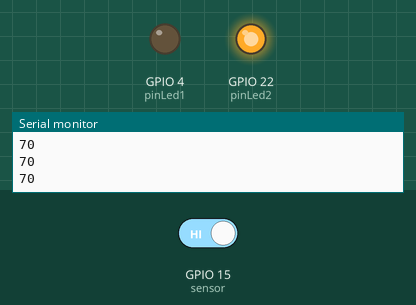
This sketch was run on a simulated ESP32. Shown: output pins drawn as LEDs (lit = HIGH), the last lines printed to the serial monitor. The test bench sets the inputs (shaded band); at power-on: GPIO 15 (sensor) HIGH.

Above: at 1.2 s.
1.3 s: GPIO 15 (sensor) driven LOW
At 1.6 s:
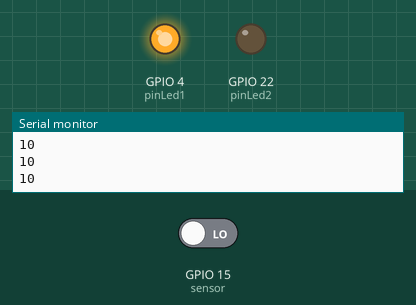
2.8 s: GPIO 15 (sensor) driven HIGH
At 4.0 s:
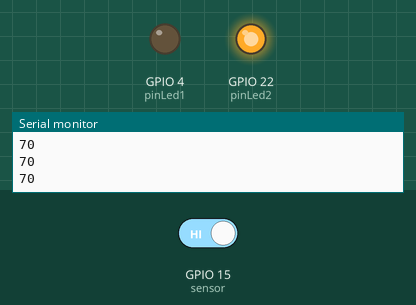
Timing chart, 0 to 5.8 s (numbered marks = the images above; inputs shaded):
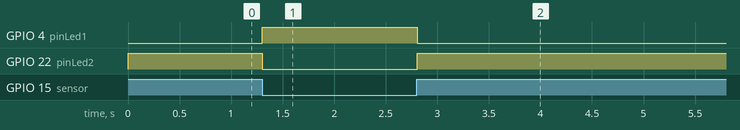

The sketch:

pinoToch.ino
```cpp
const int sensor = T3; //GPIO 15
const int pinLed1 = 4;
const int pinLed2 = 22;

void setup() {
  Serial.begin(115200);
  pinMode(pinLed1, OUTPUT);
  pinMode(pinLed2, OUTPUT);
}

void loop() {
  int valorSensor = touchRead(sensor); // Retorne o valor Touch5
  Serial.println(valorSensor);

  if(valorSensor < 60 )
  {
    digitalWrite(pinLed1, HIGH);
    digitalWrite(pinLed2, LOW);
  }
  else{
    digitalWrite(pinLed2, HIGH);
    digitalWrite(pinLed1, LOW);
  }
  delay(50);
}
```

Measured:
- after the input at 1.3 s, GPIO 4 (pinLed1): LOW → HIGH at once; GPIO 22 (pinLed2): HIGH → LOW at once
- after the input at 2.8 s, GPIO 4 (pinLed1): HIGH → LOW at once; GPIO 22 (pinLed2): LOW → HIGH at once
